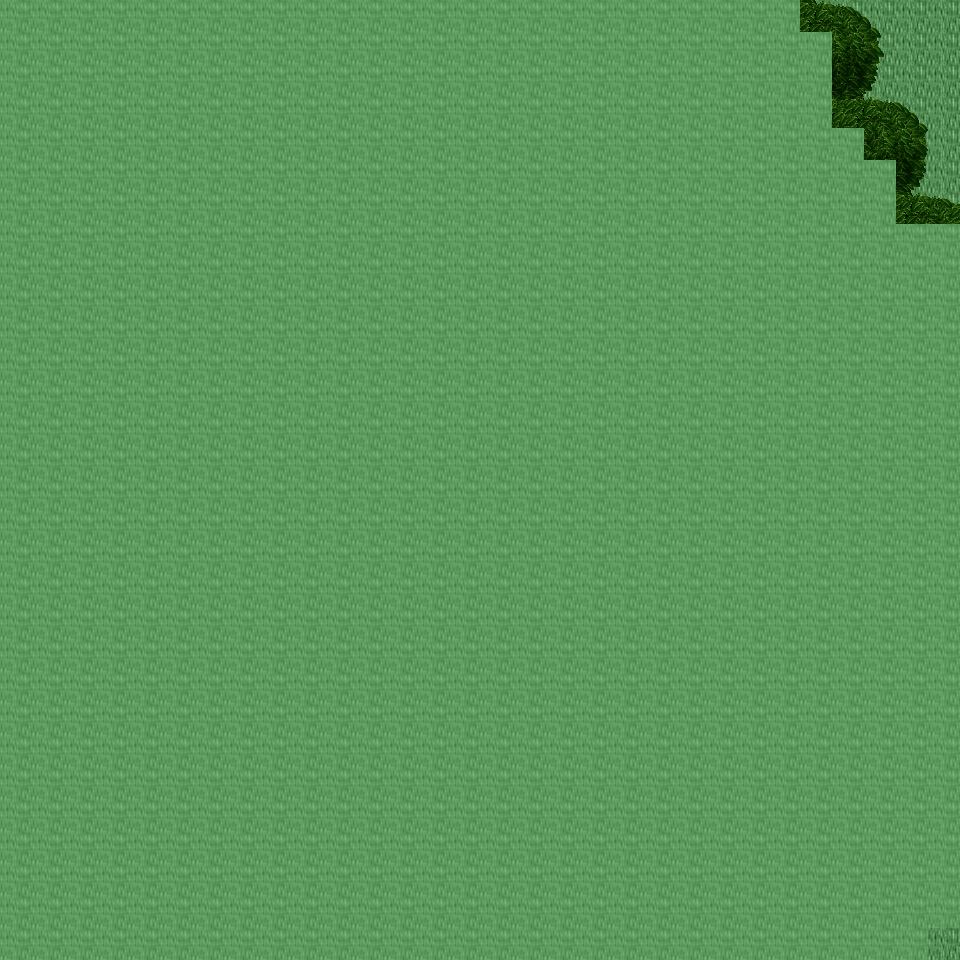

Tiled map render using the project's own tile images. Description and the map definition, with tile-layer contents summarised, below:
An orthogonal 30x30 tile map with 32x32 px tiles, 6 tile layers (Ground, Object, Object2, Above, ...), 23 tilesets and 4 objects (4x mapExit).

<map version="1.0" orientation="orthogonal" renderorder="right-down" width="30" height="30" tilewidth="32" tileheight="32" nextobjectid="5">
  <tileset firstgid="1" name="tileset_ground_ground" tilewidth="32" tileheight="32" tilecount="33" columns="3">
    <image source="../drawable/tileset_ground_ground.png" width="96" height="352" />
  </tileset>
  <tileset firstgid="34" name="tileset_ground_rock_pebbles" tilewidth="32" tileheight="32" tilecount="3" columns="1">
    <image source="../drawable/tileset_ground_rock_pebbles.png" width="32" height="96" />
  </tileset>
  <tileset firstgid="37" name="tileset_ground_grass_edges" tilewidth="32" tileheight="32" tilecount="36" columns="12">
    <image source="../drawable/tileset_ground_grass_edges.png" width="384" height="96" />
  </tileset>
  <tileset firstgid="73" name="tileset_ground_grass_corners" tilewidth="32" tileheight="32" tilecount="24" columns="6">
    <image source="../drawable/tileset_ground_grass_corners.png" width="192" height="128" />
  </tileset>
  <tileset firstgid="97" name="tileset_plant_tree_tree_darkgreen" tilewidth="32" tileheight="32" tilecount="88" columns="8">
    <image source="../drawable/tileset_plant_tree_tree_darkgreen.png" width="256" height="352" />
  </tileset>
  <tileset firstgid="185" name="tileset_plant_grasses" tilewidth="32" tileheight="32" tilecount="6" columns="3">
    <image source="../drawable/tileset_plant_grasses.png" width="96" height="64" />
  </tileset>
  <tileset firstgid="191" name="tileset_plant_bush_bushes" tilewidth="32" tileheight="32" tilecount="10" columns="5">
    <image source="../drawable/tileset_plant_bush_bushes.png" width="160" height="64" />
  </tileset>
  <tileset firstgid="201" name="tileset_plant_tree_tree_green" tilewidth="32" tileheight="32" tilecount="88" columns="8">
    <image source="../drawable/tileset_plant_tree_tree_green.png" width="256" height="352" />
  </tileset>
  <tileset firstgid="289" name="tileset_plant_flower_daisy_white" tilewidth="32" tileheight="32" tilecount="8" columns="2">
    <image source="../drawable/tileset_plant_flower_daisy_white.png" width="64" height="128" />
  </tileset>
  <tileset firstgid="297" name="tileset_object_well" tilewidth="32" tileheight="32" tilecount="4" columns="2">
    <image source="../drawable/tileset_object_well.png" width="64" height="64" />
  </tileset>
  <tileset firstgid="301" name="tileset_item_corpse_huge_animal" tilewidth="32" tileheight="32" tilecount="16" columns="2">
    <image source="../drawable/tileset_item_corpse_huge_animal.png" width="64" height="256" />
  </tileset>
  <tileset firstgid="317" name="tileset_item_corpse_skull_pale" tilewidth="32" tileheight="32" tilecount="2" columns="2">
    <image source="../drawable/tileset_item_corpse_skull_pale.png" width="64" height="32" />
  </tileset>
  <tileset firstgid="319" name="tileset_item_statue_grey_stone" tilewidth="32" tileheight="32" tilecount="4" columns="2">
    <image source="../drawable/tileset_item_statue_grey_stone.png" width="64" height="64" />
  </tileset>
  <tileset firstgid="323" name="tileset_logic_creature_animal" tilewidth="32" tileheight="32" tilecount="32" columns="8">
    <image source="../drawable/tileset_logic_creature_animal.png" width="256" height="128" />
  </tileset>
  <tileset firstgid="355" name="tileset_logic_item_resources" tilewidth="32" tileheight="32" tilecount="6" columns="6">
    <image source="../drawable/tileset_logic_item_resources.png" width="192" height="32" />
  </tileset>
  <tileset firstgid="361" name="tileset_logic_creature_rodent" tilewidth="32" tileheight="32" tilecount="8" columns="8">
    <image source="../drawable/tileset_logic_creature_rodent.png" width="256" height="32" />
  </tileset>
  <tileset firstgid="369" name="tileset_logic_item_sheepfood" tilewidth="32" tileheight="32" tilecount="1" columns="1">
    <image source="../drawable/tileset_logic_item_sheepfood.png" width="32" height="32" />
  </tileset>
  <tileset firstgid="370" name="tileset_logic_item_sign" tilewidth="32" tileheight="32" tilecount="1" columns="1">
    <image source="../drawable/tileset_logic_item_sign.png" width="32" height="32" />
  </tileset>
  <tileset firstgid="371" name="tileset_logic_item_mushroom" tilewidth="32" tileheight="32" tilecount="6" columns="6">
    <image source="../drawable/tileset_logic_item_mushroom.png" width="192" height="32" />
  </tileset>
  <tileset firstgid="377" name="tileset_logic_collision" tilewidth="32" tileheight="32" tilecount="1" columns="1">
    <image source="../drawable/tileset_logic_collision.png" width="32" height="32" />
  </tileset>
  <tileset firstgid="378" name="tileset_logic_protection" tilewidth="32" tileheight="32" tilecount="2" columns="2">
    <image source="../drawable/tileset_logic_protection.png" width="64" height="32" />
  </tileset>
  <tileset firstgid="380" name="tileset_ground_grass_2" tilewidth="32" tileheight="32" tilecount="21" columns="3">
    <image source="../drawable/tileset_ground_grass_2.png" width="96" height="224" />
  </tileset>
  <tileset firstgid="401" name="tileset_ground_green_paving" tilewidth="32" tileheight="32" tilecount="18" columns="3">
    <image source="../drawable/tileset_ground_green_paving.png" width="96" height="192" />
  </tileset>
  <layer name="Ground" width="30" height="30">
    <data>[900 cells, 900 non-empty, 1 distinct tile ids]</data>
  </layer>
  <layer name="Object" width="30" height="30">
    <data>[900 cells, 0 non-empty, 0 distinct tile ids]</data>
  </layer>
  <layer name="Object2" width="30" height="30">
    <data>[900 cells, 4 non-empty, 4 distinct tile ids]</data>
  </layer>
  <layer name="Above" width="30" height="30">
    <data>[900 cells, 888 non-empty, 26 distinct tile ids]</data>
  </layer>
  <layer name="Above2" width="30" height="30">
    <data>[900 cells, 3 non-empty, 2 distinct tile ids]</data>
  </layer>
  <layer name="Walkable" width="30" height="30">
    <data>[900 cells, 875 non-empty, 1 distinct tile ids]</data>
  </layer>
  <objectgroup name="MapEvents">
    <object id="1" name="north" type="mapExit" x="800" y="0" width="160" height="32">
      <properties>
        <property name="map" value="level_0_x119_y60" />
        <property name="x" value="25" />
        <property name="y" value="28" />
      </properties>
    </object>
    <object id="2" name="south" type="mapExit" x="928" y="928" width="32" height="32">
      <properties>
        <property name="map" value="level_0_x119_y62" />
        <property name="x" value="29" />
        <property name="y" value="1" />
      </properties>
    </object>
    <object id="3" name="east" type="mapExit" x="928" y="0" width="32" height="224">
      <properties>
        <property name="map" value="level_0_x120_y61" />
        <property name="x" value="1" />
        <property name="y" value="0" />
      </properties>
    </object>
    <object id="4" name="east2" type="mapExit" x="928" y="928" width="32" height="32">
      <properties>
        <property name="map" value="level_0_x120_y61" />
        <property name="x" value="1" />
        <property name="y" value="29" />
      </properties>
    </object>
  </objectgroup>
</map>
